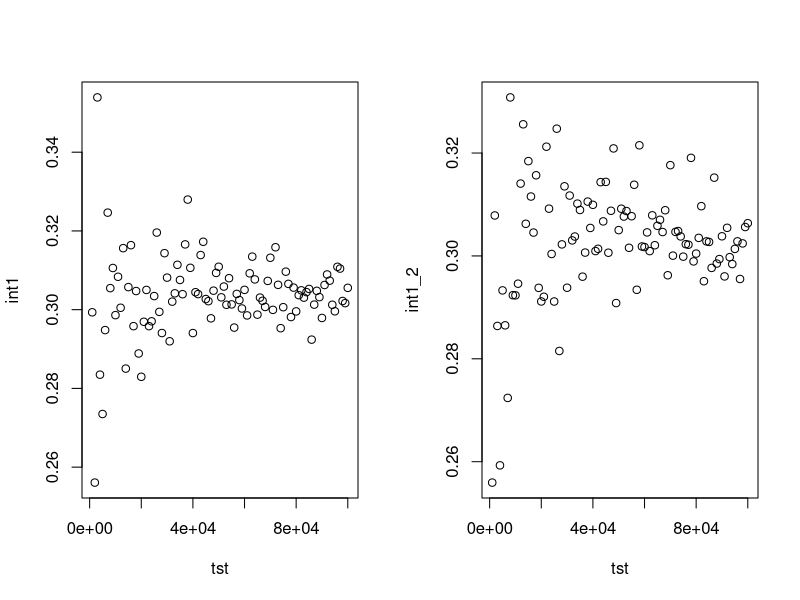
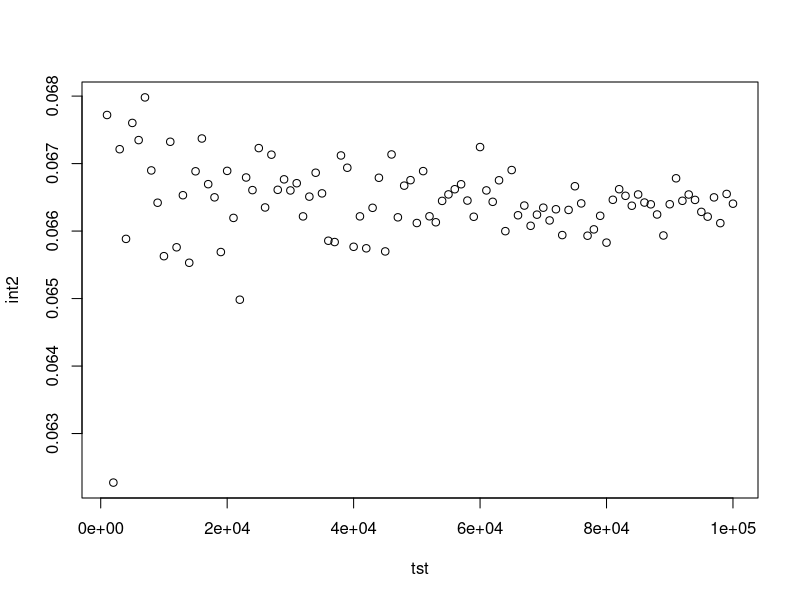
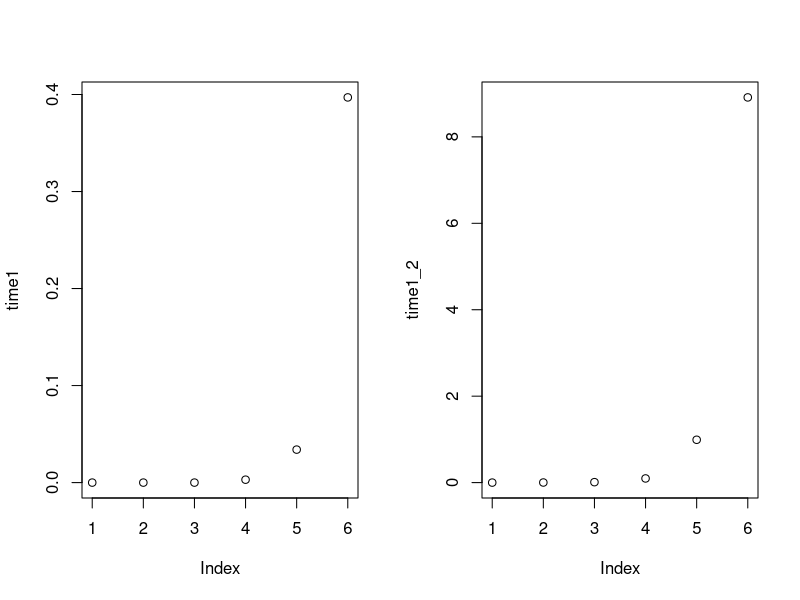
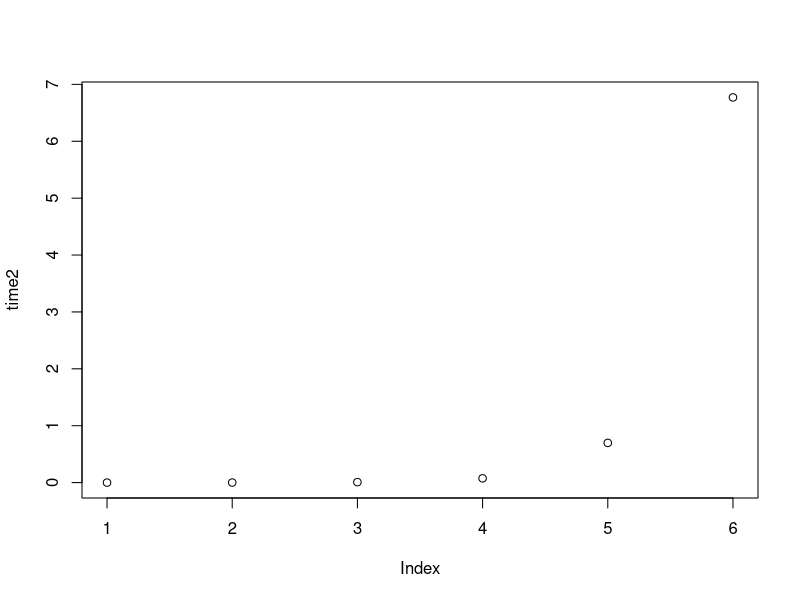
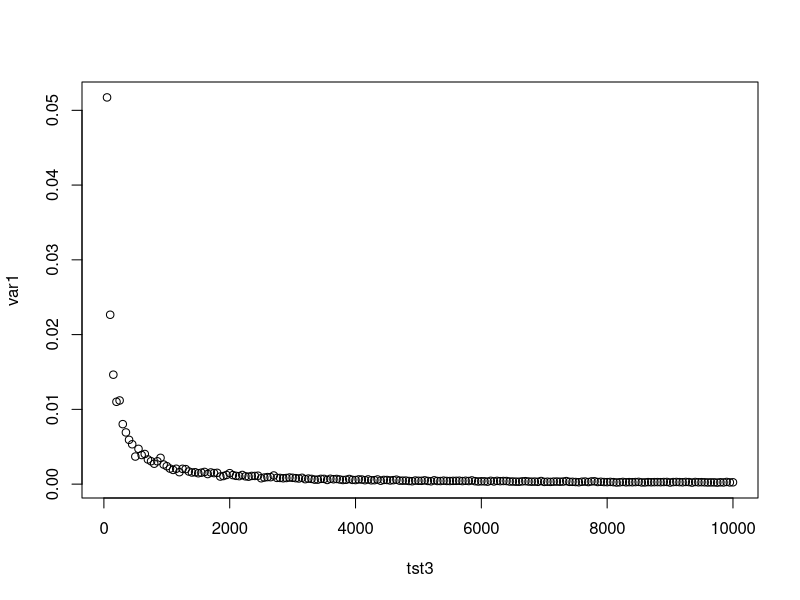

Here is the R script that generated these plots, in order: (Note: a time limit stopped this script after it produced the figures.)
###################################################################
#####################   Metody Monte Carlo   ##################### 
######################     Projekt 9.1      ##################### 
################################################################


### calka 1 ###

# Dla rozkladu jednostajnego

f1 = function(n){
  x=runif(n,-1,6)
  y=7*sin(x)/(1+x^2)
  mean(y)
}

# Dla rozkladu Cauchy'ego

f1_2 = function(n){
  y=seq(0,0,len=n)
  for (i in 1:n){
    x=rcauchy(1)
    if (x>=-1 & x<=6) y[i]=pi*sin(x)
    }
  mean(y)
}


### calka 2 ###

f2 = function(n){
  y=seq(0,0,len=n)
  for (i in 1:n){
    x=rnorm(1,2,1)
    if (x>=2) y[i]=sqrt(2*pi)/(exp(1)*x^2)
    }  
  mean(y)
}



### symulacje ###

tst=seq(1000,100000,by=1000)
int1=seq(0,0,len=length(tst))
int1_2=seq(0,0,len=length(tst))
int2=seq(0,0,len=length(tst))


for (i in 1:length(tst)) int1[i]=f1(tst[i])
for (i in 1:length(tst)) int1_2[i]=f1_2(tst[i])

for (i in 1:length(tst)) int2[i]=f2(tst[i])


par(mfrow=c(1,2))

plot(tst,int1)
plot(tst,int1_2)

integrate(function(x) sin(x)/(1+x^2),-1,6)

par(mfrow=c(1,1))
plot(tst,int2)

integrate(function(x) exp(-(x^2-4*x+6)/2)/(x^2),2,Inf)


################ czas wykonania w zaleznosci od liczby symulacji ################ 

tst2=c(100,1000,10000,100000,1000000,10000000)
time1=seq(0,0,len=length(tst2))
time1_2=seq(0,0,len=length(tst2))
time2=seq(0,0,len=length(tst2))

for (i in 1:length(tst2)) time1[i]=system.time(f1(tst2[i]))[1] 
for (i in 1:length(tst2)) time1_2[i]=system.time(f1_2(tst2[i]))[1] 

for (i in 1:length(tst2)) time2[i]=system.time(f2(tst2[i]))[1] 

par(mfrow=c(1,2))
plot(time1)
plot(time1_2)

par(mfrow=c(1,1))
plot(time2)



################ wariancja wyniku w zaleznosci od liczby symulacji ################ 

### variancja dla calki 1 ###

tst3=seq(50,10000,by=50)
nrow=length(tst3)
ncol=200

int1.2=matrix(nrow=nrow,ncol=ncol)

for (i in 1:ncol){
  for (j in 1:nrow) int1.2[i,j]=f1(tst3[j])
}

var1=seq(0,0,len=length(tst3))

for (i in 1:length(tst3)) var1[i]=var(int1.2[,i])

par(mfrow=c(1,1))
plot(tst3,var1)



### variancja dla calki 2  ###

int2.2=matrix(nrow=nrow,ncol=ncol)

for (i in 1:ncol){
  for (j in 1:nrow) int2.2[i,j]=f2(tst3[j])
}

var2=seq(0,0,len=length(tst3))

for (i in 1:length(tst3)) var2[i]=var(int2.2[,i])

plot(tst3,var2)
